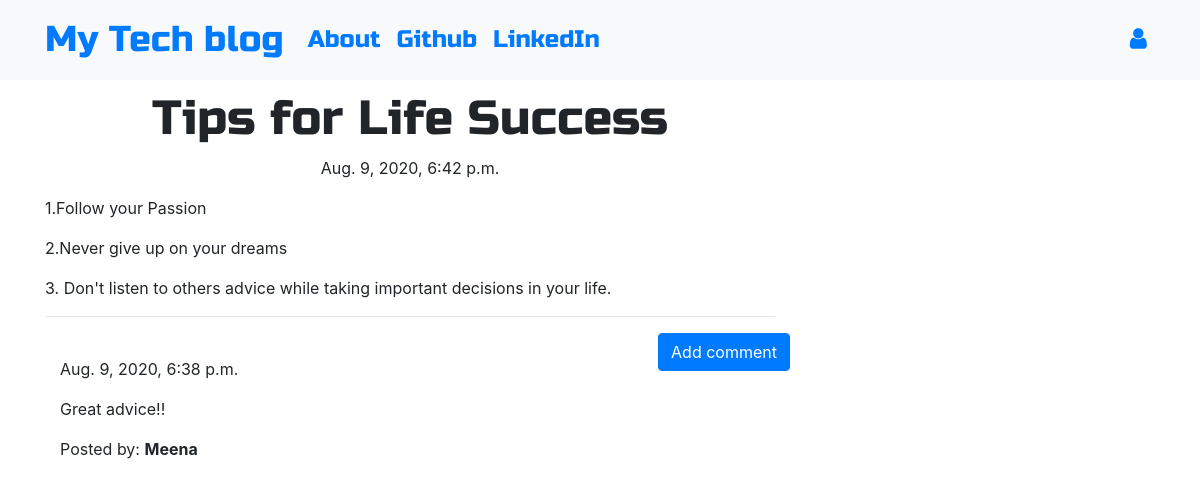
Screenshot of /post/2 with the database file from the repository.
### blog/models.py (models this page shows, shortened)
class Post(models.Model):
    author = models.ForeignKey('auth.user',on_delete=models.CASCADE)
    title = models.CharField(max_length=200)
    text = models.TextField()
    created_date = models.DateTimeField(default=timezone.now)
    published_date = models.DateTimeField(blank=True,null=True)

class Comment(models.Model):
    post = models.ForeignKey('blog.Post',related_name='comments',on_delete=models.CASCADE)
    author = models.CharField(max_length=200)
    text = models.TextField()
    created_date = models.DateTimeField(default=timezone.now())
    approved_comment = models.BooleanField(default=False)

### blog/views.py (the view)
# urls.py: path('post/<int:pk>',views.PostDetailView.as_view(),name='post_detail'),
class PostDetailView(DetailView):
    model = Post

### blog/templates/blog/post_detail.html (shortened to what this page needs)
{% extends 'blog/base.html' %}
{% block content %}
        <h1 class='posttitle loader'>{{ post.title }}</h1>
        {% if post.published_date %}
            <div class="date postdate">
                {{ post.published_date }}
            </div>
        {% else %}
            <a class="btn btn-outline-dark" href="{% url 'post_publish' pk=post.pk %}">Publish</a>
        {% endif %}
      <p class='postcontent' >{{ post.text|safe|linebreaksbr }}</p>
  <hr>
  <a class="btn btn-primary btn-comment" href="{% url 'add_comment_to_post' pk=post.pk %}">Add comment</a>
  <div class="container">
  {% for comment in post.comments.all %}
  <br>
      {% if user.is_authenticated or comment.approved_comment %}
              {{ comment.created_date }}
          <p>{{ comment.text|safe|linebreaks }}</p>
          <p>Posted by: <strong>{{ comment.author }}</strong></p>
      {% endif %}
  {% empty %}
      <p>No comments posted.</p>
  {% endfor %}
</div>
{% endblock %}

### blog/templates/blog/base.html (shortened to what this page needs)
<!DOCTYPE html>
{% load static %}
<html lang="en" dir="ltr">
  <head>
    <link rel="stylesheet" href="https://stackpath.bootstrapcdn.com/bootstrap/4.1.3/css/bootstrap.min.css"
>
    <link href="https://maxcdn.bootstrapcdn.com/font-awesome/4.7.0/css/font-awesome.min.css" rel="stylesheet">
    <link rel="stylesheet" href="//cdn.jsdelivr.net/medium-editor/latest/css/medium-editor.min.css" type="text/css" media="screen" charset="utf-8">
    <link rel="stylesheet" href="{% static 'css/blog.css' %}">
  </head>
  <body class='loader'>
    <nav class="navbar navbar-expand-lg bg-light techfont">
      <div class="container">
        <div class="navbar-nav align-items-center">
          <a class="navbar-brand bigbrand" href="{% url 'post_list' %}">My Tech blog</a>
          <a class="nav-item nav-link" href="{% url 'about' %}">About</a>
          <a class="nav-item nav-link" href="https://www.github.com">Github</a>
          <a class="nav-item nav-link" href="https://www.linkedin.com">LinkedIn</a>
        </div>
        <div class="navbar-nav align-items-center ml-auto">
          {% if user.is_authenticated %}
            <a class="nav-item nav-link" href="{% url 'post_new' %}">New Post</a>
            <a class="nav-item nav-link" href="{% url 'post_draft_list' %}">Drafts</a>
            <a class="nav-item nav-link" href="{% url 'logout' %}">Log out</a>
            <a >Welcome: {{ user.username }}</a>
          {% else %}
            <a class="nav-item nav-link" href="{% url 'login' %}" aria-label="Login">
              <span class="fa fa-user" aria-hidden="true"></span></a>
          {% endif %}
        </div>
      </div>
    </nav>
          <div class="content container">
              <div class="row">
                  <div class="col-md-8">
                    <div class="blog_posts">
                      {% block content %}
                      {% endblock %}
                    </div>
                  </div>
              </div>
          </div>
  </body>
</html>

### blog/static/css/blog.css (style rules this page uses)
.techfont { font-family: 'Russo One', sans-serif; font-size: 1.5em; margin-bottom: 10px; }
.postdate { text-align: center; }
.posttitle { font-family: 'Russo One', sans-serif; font-size: 3em; text-align: center; }
.postcontent { font-family: 'Montserrat'; font-size: 1.5em; }
.btn-comment { position: absolute; right: 0px; }
.bigbrand { font-size: 1.5em; }
.loader { filter:hue-rotate(0deg); color: linear-gradient(45deg,#0f8,#08f); animation:hue 5000ms infinite linear; }

### rows the page displays
Post: title "Tips for Life Success", published_date "Aug. 9, 2020, 6:42 p.m.", text "1.Follow your Passion 2.Never give up on your dreams 3. Don't listen to others advice while taking important decisions in your life."
Comment: created_date "Aug. 9, 2020, 6:38 p.m.", text "Great advice!!", author "Meena"
